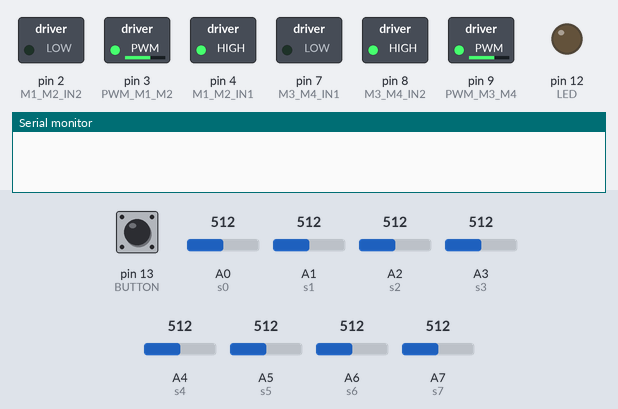
The sketch below on a simulated Arduino Nano, built with avr-gcc and run on an emulated ATmega328P. Shown: switched loads named in the sketch (green lamp = pin HIGH), output pins drawn as LEDs (lit = HIGH), the last lines printed to the serial monitor. The test bench sets the inputs (shaded band); at power-on: A7 (s7) = 512, pin 13 (BUTTON) HIGH, A0 (s0) = 512, A1 (s1) = 512, A2 (s2) = 512, A3 (s3) = 512, A4 (s4) = 512, A5 (s5) = 512, A6 (s6) = 512.

Above: at 0.1 s.
At 6.4 s:
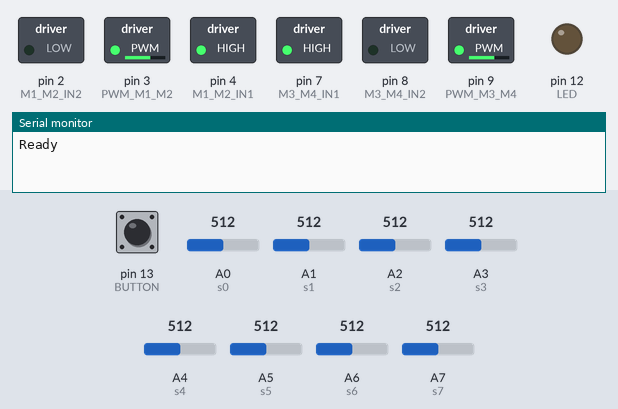
6.5 s: A7 (s7) set to 499
At 7.6 s:
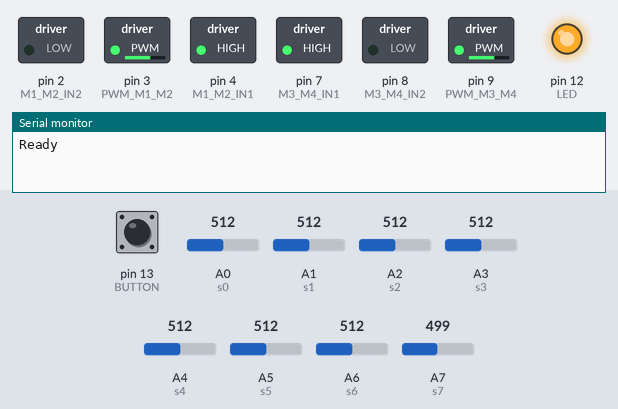
Timing chart, 0 to 9.5 s (numbered marks = the images above; inputs shaded):
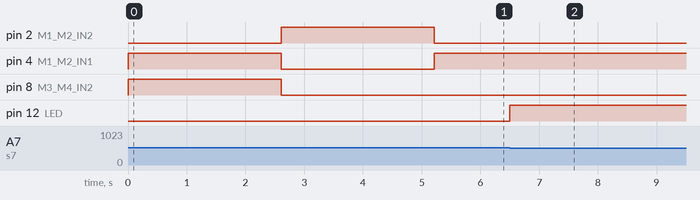

Measured:
- the behaviour switches between 512 and 511 on A7 (s7) (found by bisection; images 1 and 2)
- after the input at 6.5 s, pin 12 (LED): LOW → HIGH at once

The sketch:

relampagoMcQueenCode.ino
```cpp
//SENSORES
#define s0 A0
#define s1 A1
#define s2 A2
#define s3 A3
#define s4 A4
#define s5 A5
#define s6 A6
#define s7 A7

#define LED 12
#define BUTTON 13

//MOTOR RIGHT
#define M1_M2_IN1 4
#define M1_M2_IN2 2
#define PWM_M1_M2 3

//MOTOR LEFT
#define M3_M4_IN2 8
#define M3_M4_IN1 7
#define PWM_M3_M4 9


int minValues[8] = { 1000, 1000, 1000, 1000, 1000, 1000, 1000, 1000 };
int maxValues[8] = { 0, 0, 0, 0, 0, 0, 0, 0 };
int sensor_values[8];
int lastError = 0;
int integral = 0;
bool anteriorE = false;
bool anteriorD = false;
const int MAX_SPEED = 255;
int HALF_SPEED = 110;
int HALF_SPEED_STRAIGHT = 160;
int HALF_SPEED_CURVE = 130;
int MIN_SPEED = 90;
const float KP = 12.0;
const float KD = 20.0;
const float C1 = 1.0;
const float C2 = 2.0;
const float C3 = 3.0;

void setupPin() {
  Serial.begin(9600);
  pinMode(s0, INPUT);
  pinMode(s1, INPUT);
  pinMode(s2, INPUT);
  pinMode(s3, INPUT);
  pinMode(s4, INPUT);
  pinMode(s5, INPUT);
  pinMode(s6, INPUT);
  pinMode(s7, INPUT);
  pinMode(M1_M2_IN1, OUTPUT);
  pinMode(M1_M2_IN2, OUTPUT);
  pinMode(M3_M4_IN1, OUTPUT);
  pinMode(M3_M4_IN2, OUTPUT);
  pinMode(PWM_M1_M2, OUTPUT);
  pinMode(PWM_M3_M4, OUTPUT);
  pinMode(LED, OUTPUT);
}

void getMinAndMaxValues() {

  MotorsLeft(-160);
  MotorsRight(160);
  for (int j = 0; j < 3000; j++) {
    readSensors();
    for (int i = 0; i < 8; i++) {
      if (sensor_values[i] < minValues[i]) {
        minValues[i] = sensor_values[i];
      }
      if (sensor_values[i] > maxValues[i]) {
        maxValues[i] = sensor_values[i];
      }
    }
  }
  MotorsLeft(160);
  MotorsRight(-160);
  for (int j = 0; j < 3000; j++) {
    readSensors();
    for (int i = 0; i < 8; i++) {
      if (sensor_values[i] < minValues[i]) {
        minValues[i] = sensor_values[i];
      }
      if (sensor_values[i] > maxValues[i]) {
        maxValues[i] = sensor_values[i];
      }
    }
  }
  motorStop();
}

float getPosition() {
  return (C3 * (sensorNormalization(1)) + C2 * (sensorNormalization(2)) + C1 * (sensorNormalization(3)) + -C1 * (sensorNormalization(4)) + -C2 * (sensorNormalization(5)) + -C3 * (sensorNormalization(6)));
}

float sensorNormalization(int pos) {
  float result = ((1.0* (sensor_values[pos] - minValues[pos])) / (1.0 * (maxValues[pos] - minValues[pos])));
  return 1.0 - result;
}

void readSensors() {
  sensor_values[0] = analogRead(s0);
  sensor_values[1] = analogRead(s1);
  sensor_values[2] = analogRead(s2);
  sensor_values[3] = analogRead(s3);
  sensor_values[4] = analogRead(s4);
  sensor_values[5] = analogRead(s5);
  sensor_values[6] = analogRead(s6);
  sensor_values[7] = analogRead(s7);
}

int calculateError(float pos) {
  return 10 * pos;
}


void setup() {
  Serial.begin(9600);
  setupPin();

  while(!digitalRead(BUTTON));
  getMinAndMaxValues();
  Serial.print("Ready");
  Serial.println();
  while(!digitalRead(BUTTON));
}

int flag = 0;
int contD = 0;
int contE = 0;

void loop() {

  readSensors();

  if (sensor_values[0] < 800 && anteriorD == false) {
    anteriorD = true;
    //digitalWrite(LED, HIGH);
  } else if (sensor_values[0] > 800 && anteriorD == true) {
    anteriorD = false;
    //digitalWrite(LED, LOW);
    contD++;
  }

  if (sensorNormalization(7) > 0.24 && anteriorE == false) {
    anteriorE = true;
    digitalWrite(LED, HIGH);
  } else if (sensorNormalization(7) < 0.24  && anteriorE == true) {
    anteriorE = false;
    digitalWrite(LED, LOW);
    contE++;
  }

  bool isOdd = contE % 2 ;
  if(isOdd && contE != 5 && contE != 6 && contE != 9 && contE != 10 && contE != 13 && contE != 14 && contE != 19 && contE != 20){
    HALF_SPEED = HALF_SPEED_CURVE;
  }else{
    HALF_SPEED = HALF_SPEED_STRAIGHT;
  }

  float pos = getPosition();
  int error = calculateError(pos);
  int speedDifference = KP * error + KD * (error - lastError);  //+ 0*integral;
  lastError = error;
  integral += error;

  int m1Speed = HALF_SPEED + speedDifference;
  int m2Speed = HALF_SPEED - speedDifference;

  if (contD >= 10) {
    motorStop();
  } else {
    MotorsRight(m1Speed);
    MotorsLeft(m2Speed);
  }

  /*Serial.print("sensor  0    :");
  Serial.print(sensor_values[0]);
  Serial.println();
  delay(5000);


  Serial.print("sensor  1    :");
  Serial.print(sensor_values[1]);
  Serial.println();

  Serial.print("sensor  2    :");
  Serial.print(sensor_values[2]);
  Serial.println();

  Serial.print("sensor  3    :");
  Serial.print(sensor_values[3]);
  Serial.println();

  Serial.print("sensor  4    :");
  Serial.print(sensor_values[4]);
  Serial.println();

  Serial.print("sensor  5   :");
  Serial.print(sensor_values[5]);
  Serial.println();

  Serial.print("sensor  6   :");
  Serial.print(sensor_values[6]);
  Serial.println();

  Serial.print("sensor  7   :");
  Serial.print(sensor_values[7]);
  Serial.println();
  Serial.println();
  Serial.println();
  delay(5000);

  /*Serial.print("P:");
  Serial.print(pos);
  Serial.print(" E:");
  Serial.print(error);
  Serial.print(" D:");
  Serial.print(speedDifference);
  Serial.print(" M1:");
  Serial.print(m1Speed);
  Serial.print(" M2:");
  Serial.print(m2Speed);
  Serial.println();

 */
}

void motorStop() {
  digitalWrite(M1_M2_IN1, LOW);
  digitalWrite(M1_M2_IN2, LOW);
  digitalWrite(M3_M4_IN1, LOW);
  digitalWrite(M3_M4_IN2, LOW);
}

void MotorsRight(int pwm) {

  if (pwm < 0) {
    digitalWrite(M1_M2_IN1, LOW);
    digitalWrite(M1_M2_IN2, HIGH);
  } else {
    digitalWrite(M1_M2_IN1, HIGH);
    digitalWrite(M1_M2_IN2, LOW);
  }
  if (abs(pwm) > MAX_SPEED) {
    analogWrite(PWM_M1_M2, MAX_SPEED);
  } else if (abs(pwm) < MIN_SPEED) {
    analogWrite(PWM_M1_M2, abs(MIN_SPEED));
  } else {
    analogWrite(PWM_M1_M2, abs(pwm));
  }
}

void MotorsLeft(int pwm) {

  if (pwm < 0) {
    digitalWrite(M3_M4_IN1, LOW);
    digitalWrite(M3_M4_IN2, HIGH);
  } else {
    digitalWrite(M3_M4_IN1, HIGH);
    digitalWrite(M3_M4_IN2, LOW);
  }
  if (abs(pwm) > MAX_SPEED) {
    analogWrite(PWM_M3_M4, MAX_SPEED);
  } else if (abs(pwm) < MIN_SPEED) {
    analogWrite(PWM_M3_M4, abs(MIN_SPEED));
  } else {
    analogWrite(PWM_M3_M4, abs(pwm));
  }
}
```
